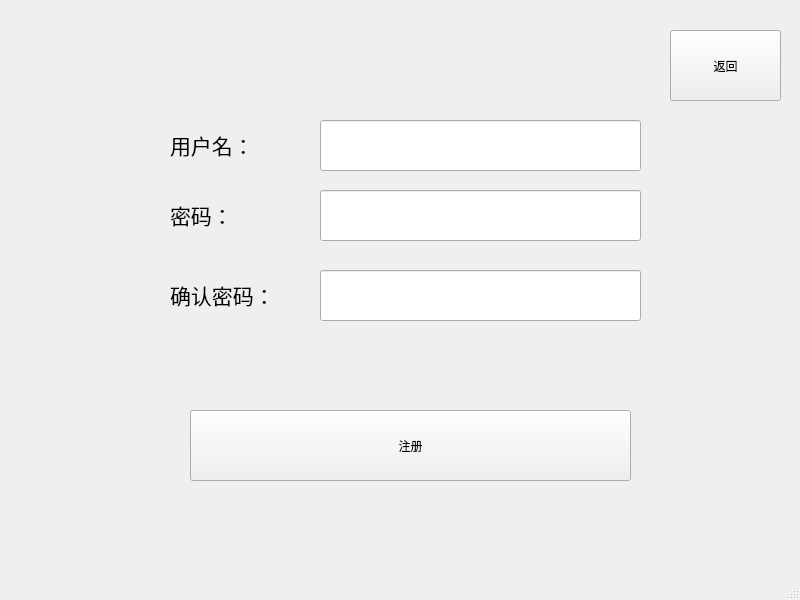
<?xml version="1.0" encoding="UTF-8"?>
<ui version="4.0">
 <class>registWindow</class>
 <widget class="QMainWindow" name="registWindow">
  <property name="geometry">
   <rect>
    <x>0</x>
    <y>0</y>
    <width>800</width>
    <height>600</height>
   </rect>
  </property>
  <property name="windowTitle">
   <string>MainWindow</string>
  </property>
  <widget class="QWidget" name="centralwidget">
   <widget class="QPushButton" name="btn_return">
    <property name="geometry">
     <rect>
      <x>670</x>
      <y>30</y>
      <width>111</width>
      <height>71</height>
     </rect>
    </property>
    <property name="styleSheet">
     <string notr="true">font: 18pt &quot;Microsoft YaHei UI&quot;;</string>
    </property>
    <property name="text">
     <string>返回</string>
    </property>
   </widget>
   <widget class="QLabel" name="label">
    <property name="geometry">
     <rect>
      <x>170</x>
      <y>110</y>
      <width>111</width>
      <height>71</height>
     </rect>
    </property>
    <property name="text">
     <string>&lt;html&gt;&lt;head/&gt;&lt;body&gt;&lt;p&gt;&lt;span style=&quot; font-size:16pt;&quot;&gt;用户名：&lt;/span&gt;&lt;/p&gt;&lt;/body&gt;&lt;/html&gt;</string>
    </property>
   </widget>
   <widget class="QLabel" name="label_2">
    <property name="geometry">
     <rect>
      <x>170</x>
      <y>180</y>
      <width>111</width>
      <height>71</height>
     </rect>
    </property>
    <property name="text">
     <string>&lt;html&gt;&lt;head/&gt;&lt;body&gt;&lt;p&gt;&lt;span style=&quot; font-size:16pt;&quot;&gt;密码：&lt;/span&gt;&lt;/p&gt;&lt;/body&gt;&lt;/html&gt;</string>
    </property>
   </widget>
   <widget class="QLabel" name="label_3">
    <property name="geometry">
     <rect>
      <x>170</x>
      <y>260</y>
      <width>141</width>
      <height>71</height>
     </rect>
    </property>
    <property name="text">
     <string>&lt;html&gt;&lt;head/&gt;&lt;body&gt;&lt;p&gt;&lt;span style=&quot; font-size:16pt;&quot;&gt;确认密码：&lt;/span&gt;&lt;/p&gt;&lt;/body&gt;&lt;/html&gt;</string>
    </property>
   </widget>
   <widget class="QLineEdit" name="lineEdit_account">
    <property name="geometry">
     <rect>
      <x>320</x>
      <y>120</y>
      <width>321</width>
      <height>51</height>
     </rect>
    </property>
   </widget>
   <widget class="QLineEdit" name="lineEdit_pwd">
    <property name="geometry">
     <rect>
      <x>320</x>
      <y>190</y>
      <width>321</width>
      <height>51</height>
     </rect>
    </property>
    <property name="echoMode">
     <enum>QLineEdit::EchoMode::Password</enum>
    </property>
   </widget>
   <widget class="QLineEdit" name="lineEdit_repwd">
    <property name="geometry">
     <rect>
      <x>320</x>
      <y>270</y>
      <width>321</width>
      <height>51</height>
     </rect>
    </property>
    <property name="echoMode">
     <enum>QLineEdit::EchoMode::Password</enum>
    </property>
   </widget>
   <widget class="QPushButton" name="btn_regist">
    <property name="geometry">
     <rect>
      <x>190</x>
      <y>410</y>
      <width>441</width>
      <height>71</height>
     </rect>
    </property>
    <property name="styleSheet">
     <string notr="true">font: 18pt &quot;Microsoft YaHei UI&quot;;</string>
    </property>
    <property name="text">
     <string>注册</string>
    </property>
   </widget>
   <widget class="QLabel" name="label_note">
    <property name="geometry">
     <rect>
      <x>220</x>
      <y>340</y>
      <width>391</width>
      <height>51</height>
     </rect>
    </property>
    <property name="text">
     <string/>
    </property>
    <property name="alignment">
     <set>Qt::AlignmentFlag::AlignCenter</set>
    </property>
   </widget>
  </widget>
  <widget class="QMenuBar" name="menubar">
   <property name="geometry">
    <rect>
     <x>0</x>
     <y>0</y>
     <width>800</width>
     <height>25</height>
    </rect>
   </property>
  </widget>
  <widget class="QStatusBar" name="statusbar"/>
 </widget>
 <resources/>
 <connections/>
</ui>
